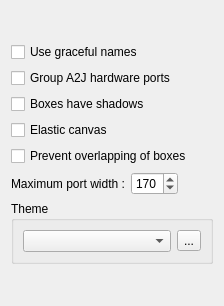
<?xml version="1.0" encoding="UTF-8"?>
<ui version="4.0">
 <class>Dialog</class>
 <widget class="QDialog" name="Dialog">
  <property name="geometry">
   <rect>
    <x>0</x>
    <y>0</y>
    <width>224</width>
    <height>306</height>
   </rect>
  </property>
  <property name="windowTitle">
   <string>Canvas Options</string>
  </property>
  <layout class="QVBoxLayout" name="verticalLayout_2">
   <item>
    <layout class="QVBoxLayout" name="verticalLayout">
     <item>
      <spacer name="verticalSpacer_2">
       <property name="orientation">
        <enum>Qt::Vertical</enum>
       </property>
       <property name="sizeHint" stdset="0">
        <size>
         <width>20</width>
         <height>40</height>
        </size>
       </property>
      </spacer>
     </item>
     <item>
      <widget class="QCheckBox" name="checkBoxGracefulNames">
       <property name="toolTip">
        <string>&lt;html&gt;&lt;head/&gt;&lt;body&gt;&lt;p&gt;Display shorter and more readable ports and groups names.&lt;/p&gt;&lt;p&gt;If unchecked, displayed port names will be the trought port names.&lt;/p&gt;&lt;/body&gt;&lt;/html&gt;</string>
       </property>
       <property name="text">
        <string>Use graceful names</string>
       </property>
      </widget>
     </item>
     <item>
      <widget class="QCheckBox" name="checkBoxA2J">
       <property name="text">
        <string>Group A2J hardware ports</string>
       </property>
      </widget>
     </item>
     <item>
      <widget class="QCheckBox" name="checkBoxShadows">
       <property name="text">
        <string>Boxes have shadows</string>
       </property>
      </widget>
     </item>
     <item>
      <widget class="QCheckBox" name="checkBoxElastic">
       <property name="toolTip">
        <string>&lt;html&gt;&lt;head/&gt;&lt;body&gt;&lt;p&gt;Always resize the canvas scene to the mininum contents.&lt;/p&gt;&lt;p&gt;This way, the view is directly optimized while moving boxes.&lt;/p&gt;&lt;/body&gt;&lt;/html&gt;</string>
       </property>
       <property name="text">
        <string>Elastic canvas</string>
       </property>
      </widget>
     </item>
     <item>
      <widget class="QCheckBox" name="checkBoxPreventOverlap">
       <property name="toolTip">
        <string>&lt;html&gt;&lt;head/&gt;&lt;body&gt;&lt;p&gt;When this option is active, boxes are automatically moved when another box has been moved over them.&lt;/p&gt;&lt;/body&gt;&lt;/html&gt;</string>
       </property>
       <property name="text">
        <string>Prevent overlapping of boxes</string>
       </property>
       <property name="checked">
        <bool>false</bool>
       </property>
      </widget>
     </item>
     <item>
      <layout class="QHBoxLayout" name="horizontalLayout_2">
       <item>
        <widget class="QLabel" name="label_2">
         <property name="text">
          <string>Maximum port width :</string>
         </property>
        </widget>
       </item>
       <item>
        <widget class="QSpinBox" name="spinBoxMaxPortWidth">
         <property name="sizePolicy">
          <sizepolicy hsizetype="Fixed" vsizetype="Fixed">
           <horstretch>0</horstretch>
           <verstretch>0</verstretch>
          </sizepolicy>
         </property>
         <property name="minimum">
          <number>40</number>
         </property>
         <property name="maximum">
          <number>800</number>
         </property>
         <property name="value">
          <number>170</number>
         </property>
        </widget>
       </item>
       <item>
        <spacer name="horizontalSpacer">
         <property name="orientation">
          <enum>Qt::Horizontal</enum>
         </property>
         <property name="sizeHint" stdset="0">
          <size>
           <width>40</width>
           <height>20</height>
          </size>
         </property>
        </spacer>
       </item>
      </layout>
     </item>
     <item>
      <widget class="QGroupBox" name="groupBox">
       <property name="title">
        <string>Theme</string>
       </property>
       <layout class="QHBoxLayout" name="horizontalLayout_3">
        <item>
         <widget class="QComboBox" name="comboBoxTheme"/>
        </item>
        <item>
         <widget class="QToolButton" name="toolButtonEditTheme">
          <property name="toolTip">
           <string>Edit the theme configuration file in a the text editor.</string>
          </property>
          <property name="text">
           <string>...</string>
          </property>
          <property name="icon">
           <iconset theme="document-edit"/>
          </property>
         </widget>
        </item>
       </layout>
      </widget>
     </item>
     <item>
      <spacer name="verticalSpacer">
       <property name="orientation">
        <enum>Qt::Vertical</enum>
       </property>
       <property name="sizeHint" stdset="0">
        <size>
         <width>20</width>
         <height>40</height>
        </size>
       </property>
      </spacer>
     </item>
    </layout>
   </item>
  </layout>
 </widget>
 <resources/>
 <connections/>
</ui>
